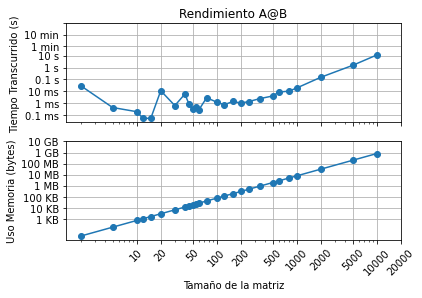

Recreate this plot in Python.
import numpy as np 
from numpy import zeros,float32,half,single,double,longdouble
from time import perf_counter
import matplotlib.pyplot as plt
from scipy import linalg

def matriz_laplaciana(N,dtype = float32):
    A =zeros((N,N),dtype =dtype)
    for i in range(N):
        for j in range(N):
            if i == j:
                A[i,j] = 2
            if i+1 ==j:
                A[i,j] = -1
            if i-1 == j:
                A[i,j] = -1
    return A
    
list1 = [2, 5, 10,12, 15, 20,30, 40, 45, 50, 55,60, 75, 100,125, 160, 200,250, 350, 500,600, 800, 1000,2000, 5000, 10000]
numpy_values =[]
scipy_values = []
name = ("matmul1.txt")
file=open(name,'w')    
memory = []
for N in list1:
    A = matriz_laplaciana(N,single)
    t1 = perf_counter()
    B = linalg.inv(A,overwrite_a=False)
    t2 = perf_counter()
    dt = t2 - t1
    print(f"Para N = {N}, el tiempo transcurrido numpy = {dt} s\n")
    size = 1*(N*N)*8
    memory.append(size)
    file.write(f"{N} {dt}\n")
file.close()
   
x = [10,20,50,100,200,500,1000,2000,5000,10000,20000]
xlab = ["10","20","50","100","200","500","1000","2000","5000","10000","20000"]
y = [0.1e-3,1e-3,1e-2,0.1,1.,10.,60,60*10, 60*100]
ylab = ["0.1 ms","1 ms","10 ms","0.1 s","1 s","10 s","1 min","10 min"] #esta linea define visualmente el 
#escalado en el eje y en mili segundos, segundos y minutos
y2 = [10**3,10**4,10**5,10**6,10**7,10**8,10**9,10**10]
ylab2 = ["1 KB","10 KB","100 KB","1 MB","10 MB","100 MB","1 GB","10 GB","100 GB"]

plt.figure()
#creo el gráfico 1

plt.subplot(2,1,1)
  
times_list = []
name = ("matmul1.txt")
file = open(name,'r')
results_matrix = [[(num) for num in line.split(' ')] for line in file]
for i in range(len(list1)):
    times_yi_values = results_matrix[i][1]
    times_list.append(float(times_yi_values))

file.close()
plt.loglog(list1,times_list,"-o")
    
plt.xticks(x,[],rotation='45')
plt.yticks(y,ylab)
plt.grid() 
plt.ylabel("Tiempo Transcurrido (s) ")
plt.title("Rendimiento A@B")

#creo el grafico 2
plt.subplot(2,1,2)
plt.loglog(list1,memory,"-o")  
plt.xticks(x,xlab,rotation='45')
plt.yticks(y2,ylab2)
plt.grid() 
plt.ylabel("Uso Memoria (bytes)")
plt.xlabel("Tamaño de la matriz")
plt.show()
